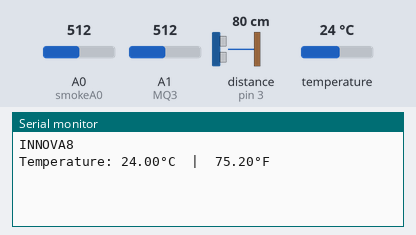
A sketch run on a simulated Arduino Uno, built with avr-gcc and run on an emulated ATmega328P. On the bench: the last lines printed to the serial monitor. Wiring (inferred from the names in the program): ultrasonic range finder: trigger pin 2; echo pin 3. The test bench sets the inputs (shaded band); at power-on: distance to the obstacle (sensor on pin 3) 80 cm, temperature 24 °C, A0 (smokeA0) = 512, A1 (MQ3) = 512. The echo pulse lasts 58.3 µs per cm; WiFi joins after 1.5 s; servers stay silent unless stated.

Above: at 3.5 s.
3.6 s: distance to the obstacle (sensor on pin 3) set to 2 cm
At 4.5 s:
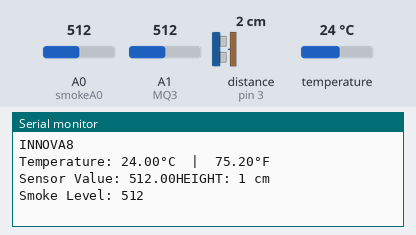
5.3 s: temperature set to 12 °C
At 6.5 s:
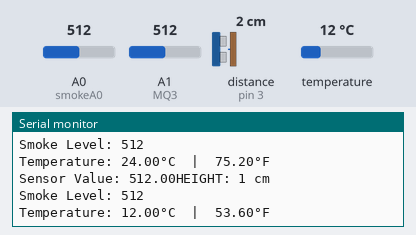
6.8 s: A0 (smokeA0) set to 590
At 6.8 s:
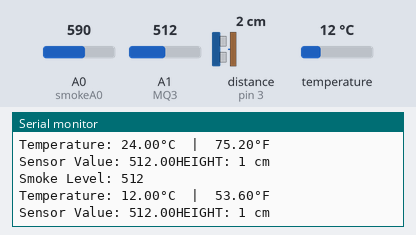
8.3 s: A1 (MQ3) set to 590
At 9.0 s:
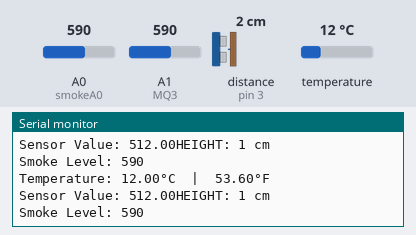
9.8 s: distance to the obstacle (sensor on pin 3) set to 4 cm
At 10.5 s:
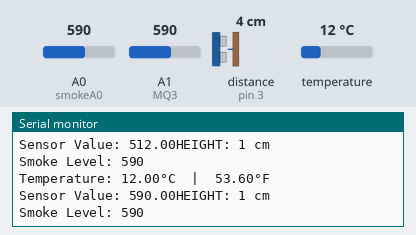
11.3 s: temperature set to 19 °C
At 12.0 s:
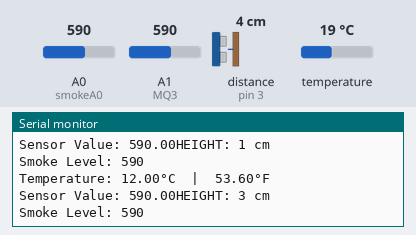
Timing chart, 0 to 13.8 s (numbered marks = the images above; inputs shaded):
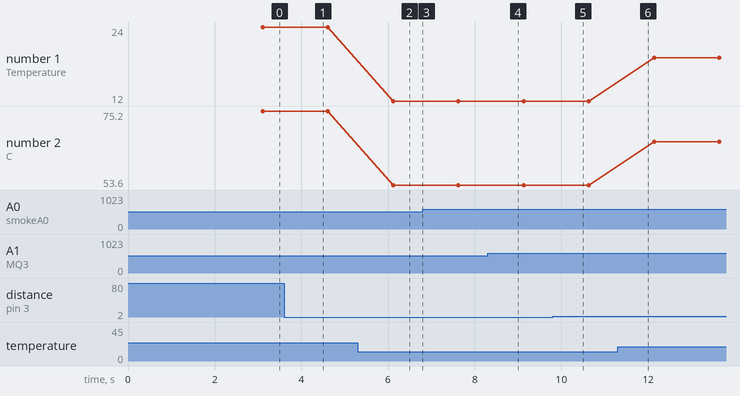

Measured:
- after the input at 3.6 s, the serial monitor: prints a new line at once (image 1)
- after the input at 5.3 s, the serial monitor: prints a new line after 0.82 s (image 2)
- plotted number 1: 24 → 12 after the input at 5.3 s, 12 → 19 after the input at 11.3 s
- plotted number 2: 75.2 → 53.6 after the input at 5.3 s, 53.6 → 66.2 after the input at 11.3 s

The sketch:

All_sensor_run_in_the_code_on_blynk_BIOMEDICAL.ino
```cpp
#define BLYNK_TEMPLATE_ID "TMPL3nZ3eUBgo"
#define BLYNK_TEMPLATE_NAME "Bio Medical"
#define BLYNK_AUTH_TOKEN "v6spT9zMWIA3iiFXT95L2T_7is9PBMwO"

#define BLYNK_PRINT Serial


#include <ESP8266_Lib.h>
#include <BlynkSimpleShieldEsp8266.h>

char auth[] = BLYNK_AUTH_TOKEN;

// Your WiFi credentials.
// Set password to "" for open networks.

char ssid[] = "Innova8";
char pass[] = "innova8.in";


#include <SoftwareSerial.h>
SoftwareSerial EspSerial(11, 12); // RX, TX

WidgetLCD lcd(V2);

// Your ESP8266 baud rate:
#define ESP8266_BAUD 4800

ESP8266 wifi(&EspSerial);

BlynkTimer timer;


#include <OneWire.h>
#include <DallasTemperature.h>

// Data wire is plugged into digital pin 5 on the Arduino
#define ONE_WIRE_BUS 5

// Setup a oneWire instance to communicate with any OneWire device
OneWire oneWire(ONE_WIRE_BUS);

// Pass oneWire reference to DallasTemperature library
DallasTemperature sensors(&oneWire);
//ALCOHAL SENSOR
#define MQ3 A1

float sensorvalue;
//ULTRASONIC FOR HIGHT
#define echoPin 3
#define trigPin 2


long duration; // Variable to store time taken to the pulse
               // to reach receiver

int distance; // Variable to store distance calculated using


//SMOKE
int smokeA0 = A0;
// Your threshold value


void sendSensor(){

  // You can send any value at any time.
  // Please don't send more that 10 values per second.
  Blynk.virtualWrite(V0, sensors.getTempCByIndex(0));
  Blynk.virtualWrite(V1, (sensors.getTempCByIndex(0) * 9.0) / 5.0 + 32.0);

  lcd.clear(); //Use it to clear the LCD Widget
  lcd.print(4, 0, "INNOVA8");

  // Send the command to get temperatures
  sensors.requestTemperatures();

  //print the temperature in Celsius
  Serial.print("Temperature: ");
  Serial.print(sensors.getTempCByIndex(0));
  Serial.print("°C  |  ");

  //print the temperature in Fahrenheit
  Serial.print((sensors.getTempCByIndex(0) * 9.0) / 5.0 + 32.0);
  Serial.println("°F");

  lcd.print(2, 1, "TEMPERATURE:");


  delay(500);
}
void sendalcohalvalue()
{
  sensorvalue = analogRead(MQ3); // read analog input pin A1
  Serial.print("Sensor Value: ");
  Serial.print(sensorvalue);

  // You can send any value at any time.
  // Please don't send more that 10 values per second.
  Blynk.virtualWrite(V3, sensorvalue);

        delay(100);
}
void sendHIGHT(){

  // You can send any value at any time.
  // Please don't send more that 10 values per second.
  Blynk.virtualWrite(V4, distance);

  digitalWrite(trigPin, LOW);
  delayMicroseconds(2); // wait for 2 ms to avoid
                          // collision in serial monitor

  digitalWrite(trigPin,HIGH); // turn on the Trigger to generate pulse
  delayMicroseconds(10);      // keep the trigger "ON" for 10 ms to generate
                                // pulse for 10 ms.

  digitalWrite(trigPin,LOW); // Turn off the pulse trigger to stop
                               // pulse generation

  // If pulse reached the receiver echoPin
  // become high Then pulseIn() returns the
  // time taken by the pulse to reach the
  // receiver

  duration = pulseIn(echoPin, HIGH);
  distance = duration * 0.0344 / 2; // Expression to calculate

  Serial.print("HEIGHT: ");
  Serial.print(distance); // Print the output in serial monitor
  Serial.println(" cm");
  lcd.print(0, 1, "HEIGHT:");
  lcd.print(8,1,distance);
  lcd.print(12,1,"cm");
  delay(100);
}

void sendSMOKE()
{
  int analogSensor = analogRead(smokeA0);


  Serial.print("Smoke Level: ");
  Serial.println(analogSensor);
  // Checks if it has reached the threshold value

 Blynk.virtualWrite(V5, analogSensor);
}
  void setup(void)
{
  // Debug console
  Serial.begin(4800);
  // Set ESP8266 baud rate
  EspSerial.begin(ESP8266_BAUD);
  delay(10);
   Blynk.begin(auth, wifi, ssid, pass);
  pinMode(MQ3,INPUT);
   pinMode(trigPin,OUTPUT); // Sets the trigPin as an OUTPUT
  pinMode(echoPin, INPUT); // Sets the echoPin as an INPUT
  timer.setInterval(100L, sendSensor);
  timer.setInterval(100L, sendalcohalvalue);
   timer.setInterval(100L, sendHIGHT);
   timer.setInterval(100L, sendSMOKE);

  sensors.begin();  // Start up the library
  Serial.begin(4800);
  Serial.println("INNOVA8");
    delay(500);
}

void loop() {
  Blynk.run();
  timer.run();
}
```

Alcohol_Detection_with_Blynk.c
```cpp
#define BLYNK_TEMPLATE_ID "TMPLAQTecbqy"
#define BLYNK_TEMPLATE_NAME "corechamp"
#define BLYNK_AUTH_TOKEN "12VdYlEtCSGYq6buJWmmYKwy7EKDtX6n"

#define BLYNK_PRINT Serial


#include <ESP8266_Lib.h>
#include <BlynkSimpleShieldEsp8266.h>

char auth[] = BLYNK_AUTH_TOKEN;

// Your WiFi credentials.
// Set password to "" for open networks.
char ssid[] = "Enter Wifi Name";
char pass[] = "Enter Password";

// Hardware Serial on Mega, Leonardo, Micro...
//#define EspSerial Serial

// or Software Serial on Uno, Nano...
#include <SoftwareSerial.h>
SoftwareSerial EspSerial(11, 12); // RX, TX

WidgetLCD lcd(V2);

// Your ESP8266 baud rate:
#define ESP8266_BAUD 9600

ESP8266 wifi(&EspSerial);

BlynkTimer timer;

#define Sober 250   // Define max value that we consider sober
#define Drunk 400   // Define min value that we consider drunk
#define MQ3 A1

int redPin =7;
int greenPin = A3;
int bluePin = 4;

int buzzer = 6;

float sensorvalue;  //variable to store sensor value

void sendSensor()
{
  sensorvalue = analogRead(MQ3); // read analog input pin A1
  Serial.print("Sensor Value: ");
  Serial.print(sensorvalue);

  // You can send any value at any time.
  // Please don't send more that 10 values per second.
  Blynk.virtualWrite(V3, sensorvalue);


  lcd.clear(); //Use it to clear the LCD Widget
  lcd.print(4, 0, "CORECHAMP"); // use: (position X: 0-15, position Y: 0-1, "Message you want to print")

  if(sensorvalue <Sober){
    lcd.print(6, 1, "SOBER");
    Serial.println("  |  Status: Sober");
    digitalWrite(redPin,LOW);
    digitalWrite(greenPin,HIGH);
    digitalWrite(bluePin,LOW);
    }
    else if (sensorvalue >= Sober && sensorvalue < Drunk){
      lcd.print(0, 1,"Drunk in Limits");
      Serial.println("  |  Status: Drinking but within legal limits");
      digitalWrite(redPin,LOW);
      digitalWrite(greenPin,LOW);
      digitalWrite(bluePin,HIGH);
      }
        else {Serial.println("  |  Status: DRUNK");
        lcd.print(6, 1,"DRUNK");
        Serial.println("  |  Status: Drunk");
        tone(buzzer, 1000, 200);
        digitalWrite(redPin,HIGH);
        digitalWrite(greenPin,LOW);
        digitalWrite(bluePin,LOW);
        }
        delay(1000);
}

void setup() {
  // Debug console
  Serial.begin(9600);
  // Set ESP8266 baud rate
  EspSerial.begin(ESP8266_BAUD);
  delay(10);
   Blynk.begin(auth, wifi, ssid, pass);
  // You can also specify server:
  //Blynk.begin(auth, ssid, pass, "blynk.cloud", 80);
  //Blynk.begin(auth, ssid, pass, IPAddress(192,168,1,100), 8080);
  // Setup a function to be called every second
  timer.setInterval(1000L, sendSensor);

  pinMode(redPin, OUTPUT);
  pinMode(greenPin, OUTPUT);
  pinMode(bluePin, OUTPUT);
  pinMode(MQ3,INPUT);
  Serial.begin(9600); // sets the serial port to 9600
  Serial.println("MQ3 Heating Up!");
  delay(20000); // allow the MQ3 to warm up
}

void loop() {
  Blynk.run();
  timer.run();
}
```

Height_Measurement_with_Blynk.c
```cpp
#define BLYNK_TEMPLATE_ID "TMPLAQTecbqy"
#define BLYNK_TEMPLATE_NAME "corechamp"
#define BLYNK_AUTH_TOKEN "12VdYlEtCSGYq6buJWmmYKwy7EKDtX6n"

#define BLYNK_PRINT Serial


#include <ESP8266_Lib.h>
#include <BlynkSimpleShieldEsp8266.h>

char auth[] = BLYNK_AUTH_TOKEN;

// Your WiFi credentials.
// Set password to "" for open networks.

char ssid[] = "Enter Wifi Name";
char pass[] = "Enter Password";

#include <SoftwareSerial.h>
SoftwareSerial EspSerial(11, 12); // RX, TX

WidgetLCD lcd(V2);

// Your ESP8266 baud rate:
#define ESP8266_BAUD 9600

ESP8266 wifi(&EspSerial);

BlynkTimer timer;

#define echoPin 3
#define trigPin 2


long duration; // Variable to store time taken to the pulse
               // to reach receiver

int distance; // Variable to store distance calculated using
              // formula

void sendSensor(){

  // You can send any value at any time.
  // Please don't send more that 10 values per second.
  Blynk.virtualWrite(V3, distance);

  digitalWrite(trigPin, LOW);
  delayMicroseconds(2); // wait for 2 ms to avoid
                          // collision in serial monitor

  digitalWrite(trigPin,HIGH); // turn on the Trigger to generate pulse
  delayMicroseconds(10);      // keep the trigger "ON" for 10 ms to generate
                                // pulse for 10 ms.

  digitalWrite(trigPin,LOW); // Turn off the pulse trigger to stop
                               // pulse generation

  // If pulse reached the receiver echoPin
  // become high Then pulseIn() returns the
  // time taken by the pulse to reach the
  // receiver

  duration = pulseIn(echoPin, HIGH);
  distance = duration * 0.0344 / 2; // Expression to calculate
                                 // distance using time

  lcd.clear(); //Use it to clear the LCD Widget
  lcd.print(4, 0, "CORECHAMP"); // use: (position X: 0-15, position Y: 0-1, "Message you want to print")

  Serial.print("HEIGHT: ");
  Serial.print(distance); // Print the output in serial monitor
  Serial.println(" cm");
  lcd.print(0, 1, "HEIGHT:");
  lcd.print(8,1,distance);
  lcd.print(12,1,"cm");
  delay(100);
}

void setup() {
  // Debug console
  Serial.begin(9600);
  // Set ESP8266 baud rate
  EspSerial.begin(ESP8266_BAUD);
  delay(10);
   Blynk.begin(auth, wifi, ssid, pass);
  // You can also specify server:
  //Blynk.begin(auth, ssid, pass, "blynk.cloud", 80);
  //Blynk.begin(auth, ssid, pass, IPAddress(192,168,1,100), 8080);
  // Setup a function to be called every second
  timer.setInterval(1000L, sendSensor);

  pinMode(trigPin,OUTPUT); // Sets the trigPin as an OUTPUT
  pinMode(echoPin, INPUT); // Sets the echoPin as an INPUT

  // Serial Communication is starting with 9600 of
    // baudrate speed
  Serial.begin(9600);

  // The text to be printed in serial monitor
  Serial.println("CORECHAMP");
  delay(500);
}

void loop() {
  Blynk.run();
  timer.run();
}
```

Pulse_Rate_Detection_with_Blynk.c
```cpp
#define BLYNK_TEMPLATE_ID "TMPLAQTecbqy"
#define BLYNK_TEMPLATE_NAME "corechamp"
#define BLYNK_AUTH_TOKEN "12VdYlEtCSGYq6buJWmmYKwy7EKDtX6n"

#define BLYNK_PRINT Serial

#define USE_ARDUINO_INTERRUPTS true // Set-up low-level interrupts for most acurate BPM math.
#include <PulseSensorPlayground.h> // Includes the PulseSensorPlayground Library.

#include <ESP8266_Lib.h>
#include <BlynkSimpleShieldEsp8266.h>

char auth[] = BLYNK_AUTH_TOKEN;

// Your WiFi credentials.
// Set password to "" for open networks.
char ssid[] = "Enter Wifi Name";
char pass[] = "Enter Password";

#include <SoftwareSerial.h>
SoftwareSerial EspSerial(11, 12); // RX, TX

WidgetLCD lcd(V2);

// Your ESP8266 baud rate:
#define ESP8266_BAUD 9600

ESP8266 wifi(&EspSerial);

BlynkTimer timer;

int PulseWire = A2;        // Pulse Sensor PURPLE WIRE connected to ANALOG PIN A2
int greenPin = A3;
int Signal;                // holds the incoming raw data. Signal value can range from 0-1024
int Threshold = 580;       // Determine which Signal to "count as a beat", and which to ignore.

PulseSensorPlayground pulseSensor;

void sendSensor()
{
  int myBPM = pulseSensor.getBeatsPerMinute(); // Calls function on our pulseSensor object that returns BPM as an "int".
                                               // "myBPM" hold this BPM value now.
  if (pulseSensor.sawStartOfBeat()) { // Constantly test to see if "a beat happened".
  Serial.println("♥ A HeartBeat Happened ! "); // If test is "true", print a message "a heartbeat happened".
  Serial.print("BPM: "); // Print phrase "BPM: "
  Serial.println(myBPM); // Print the value inside of myBPM.

  Blynk.virtualWrite(V3, myBPM);


  lcd.clear(); //Use it to clear the LCD Widget
  lcd.print(4, 0, "CORECHAMP");
  lcd.print(7, 1,"BPM");
  }


delay(500);
}

void setup() {

  Serial.begin(9600);
  // Set ESP8266 baud rate
  EspSerial.begin(ESP8266_BAUD);
  delay(10);
   Blynk.begin(auth, wifi, ssid, pass);

  timer.setInterval(1000L, sendSensor);

  pinMode(greenPin,OUTPUT);

  pulseSensor.analogInput(PulseWire);
  pulseSensor.blinkOnPulse(greenPin); //auto-magically blink LED with heartbeat.
  pulseSensor.setThreshold(Threshold);
  if (pulseSensor.begin()) {
  Serial.println("CORECHAMP");
  }

}

void loop() {
  Blynk.run();
  timer.run();
}
```

Smoke_Detection_with_Blynk.c
```cpp
#define BLYNK_TEMPLATE_ID "TMPLAQTecbqy"
#define BLYNK_TEMPLATE_NAME "corechamp"
#define BLYNK_AUTH_TOKEN "12VdYlEtCSGYq6buJWmmYKwy7EKDtX6n"

#define BLYNK_PRINT Serial


#include <ESP8266_Lib.h>
#include <BlynkSimpleShieldEsp8266.h>

char auth[] = BLYNK_AUTH_TOKEN;

// Your WiFi credentials.
// Set password to "" for open networks.
char ssid[] = "Enter Wifi Name";
char pass[] = "Enter Password";

#include <SoftwareSerial.h>
SoftwareSerial EspSerial(11, 12); // RX, TX

WidgetLCD lcd(V2);

// Your ESP8266 baud rate:
#define ESP8266_BAUD 9600

ESP8266 wifi(&EspSerial);

BlynkTimer timer;

int redPin =7;
int greenPin = A3;
int bluePin = 4;

int buzzer = 6;
int smokeA0 = A0;
// Your threshold value
int sensorThres = 100;

void sendSensor()
{
  int analogSensor = analogRead(smokeA0);


  Serial.print("Smoke Level: ");
  Serial.println(analogSensor);
  // Checks if it has reached the threshold value

 Blynk.virtualWrite(V3, analogSensor);


  lcd.clear(); //Use it to clear the LCD Widget
  lcd.print(4, 0, "CORECHAMP"); // use: (position X: 0-15, position Y: 0-1, "Message you want to print")

  if (analogSensor > sensorThres)
  {
    Serial.println("Smoke Detected!");
    lcd.print(0, 1, "Smoke Detected!");
    tone(buzzer, 1000, 200);
    digitalWrite(redPin,HIGH);
    digitalWrite(greenPin,LOW);
  }
  else
  {
    Serial.println("Normal");
    lcd.print(6, 1,"Normal");
    noTone(buzzer);
    digitalWrite(redPin,LOW);
    digitalWrite(greenPin,HIGH);
  }
  delay(1000);

}

void setup() {

  Serial.begin(9600);
  // Set ESP8266 baud rate
  EspSerial.begin(ESP8266_BAUD);
  delay(10);
   Blynk.begin(auth, wifi, ssid, pass);
  // You can also specify server:
  //Blynk.begin(auth, ssid, pass, "blynk.cloud", 80);
  //Blynk.begin(auth, ssid, pass, IPAddress(192,168,1,100), 8080);
  // Setup a function to be called every second
  timer.setInterval(1000L, sendSensor);

  pinMode(redPin, OUTPUT);
  pinMode(greenPin, OUTPUT);
  pinMode(bluePin, OUTPUT);
  pinMode(buzzer, OUTPUT);
  pinMode(smokeA0, INPUT);
  Serial.begin(9600);
}

void loop() {
  Blynk.run();
  timer.run();
}
```

Temperature_Measurement_with_Blynk.c
```cpp
#define BLYNK_TEMPLATE_ID "TMPLAQTecbqy"
#define BLYNK_TEMPLATE_NAME "corechamp"
#define BLYNK_AUTH_TOKEN "12VdYlEtCSGYq6buJWmmYKwy7EKDtX6n"

#define BLYNK_PRINT Serial


#include <ESP8266_Lib.h>
#include <BlynkSimpleShieldEsp8266.h>

char auth[] = BLYNK_AUTH_TOKEN;

// Your WiFi credentials.
// Set password to "" for open networks.

char ssid[] = "Enter Wifi Name";
char pass[] = "Enter Password";

#include <SoftwareSerial.h>
SoftwareSerial EspSerial(11, 12); // RX, TX

WidgetLCD lcd(V2);

// Your ESP8266 baud rate:
#define ESP8266_BAUD 9600

ESP8266 wifi(&EspSerial);

BlynkTimer timer;


#include <OneWire.h>
#include <DallasTemperature.h>

// Data wire is plugged into digital pin 5 on the Arduino
#define ONE_WIRE_BUS 5

// Setup a oneWire instance to communicate with any OneWire device
OneWire oneWire(ONE_WIRE_BUS);

// Pass oneWire reference to DallasTemperature library
DallasTemperature sensors(&oneWire);

void sendSensor(){

  // You can send any value at any time.
  // Please don't send more that 10 values per second.
  Blynk.virtualWrite(V3, sensors.getTempCByIndex(0));
  Blynk.virtualWrite(V4, (sensors.getTempCByIndex(0) * 9.0) / 5.0 + 32.0);

  lcd.clear(); //Use it to clear the LCD Widget
  lcd.print(4, 0, "CORECHAMP");

  // Send the command to get temperatures
  sensors.requestTemperatures();

  //print the temperature in Celsius
  Serial.print("Temperature: ");
  Serial.print(sensors.getTempCByIndex(0));
  Serial.print("°C  |  ");

  //print the temperature in Fahrenheit
  Serial.print((sensors.getTempCByIndex(0) * 9.0) / 5.0 + 32.0);
  Serial.println("°F");

  lcd.print(2, 1, "TEMPERATURE:");


  delay(500);
}

  void setup(void)
{
  // Debug console
  Serial.begin(9600);
  // Set ESP8266 baud rate
  EspSerial.begin(ESP8266_BAUD);
  delay(10);
   Blynk.begin(auth, wifi, ssid, pass);
  // You can also specify server:
  //Blynk.begin(auth, ssid, pass, "blynk.cloud", 80);
  //Blynk.begin(auth, ssid, pass, IPAddress(192,168,1,100), 8080);
  // Setup a function to be called every second
  timer.setInterval(1000L, sendSensor);

  sensors.begin();  // Start up the library
  Serial.begin(9600);
  Serial.println("CORECHAMP");
    delay(500);
}

void loop() {
  Blynk.run();
  timer.run();
}
```
